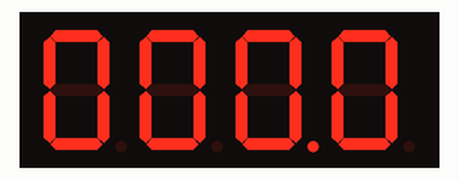
The sketch below on a simulated ESP32. On the bench: 4-digit seven-segment display. WiFi joins after 1.5 s; servers stay silent unless stated; what the sketch prints to the serial monitor is not drawn.

Above: at 2.5 s.

The sketch:

ESP_CLIENT.ino
```cpp
/*
 *
 * Criador: Patrik Luiz Conceição da Silva
 * Nick: zPlcs
 * Instituição: ETEC DOROTI (PIRITUBA)
 * Ano: 2022
 * Curso: Eletrônica
 *
 * TCC - G3
 * Placar Eletrônico
 *
 */

#include <WiFi.h>
#include <HTTPClient.h>
#include "SevSeg.h"

#define botup1 35
#define botdown1 34

SevSeg sevseg;

int contadorTime1 = 0;
int contadorTime2 = 0;

int estadodobotup1;
int estadodobotdown1;

String tim1;
String tim2;

int contadorTimes = tim1.toInt() + tim2.toInt();


void bugloco(){
  estadodobotup1 = digitalRead(botup1);
   estadodobotdown1 = digitalRead(botdown1);
   if (estadodobotup1 != 1)
  {
   timeup1();

  while(digitalRead(botup1) != 1)  {
 delay(50);
  }

    if (contadorTimes == 99) {
      contadorTimes=0000;
    }

    sevseg.setNumber(contadorTimes, 1);
}
sevseg.refreshDisplay();

if (estadodobotdown1 != 1)
{
  timedown1();

    while(digitalRead(botdown1) != 1){
      delay(50);
    }

 if (contadorTimes == -1) {
      contadorTimes=0000;
    }

    sevseg.setNumber(contadorTimes, 1);
}
sevseg.refreshDisplay();
}

void timeup1(){
    contadorTimes++;
    Serial.print("Contador: ");
    Serial.println(contadorTimes);
}

//Função de debug para abaixar o valor do time 1 em 1.
void timedown1(){
    contadorTimes--;
    Serial.print("Contador: ");
    Serial.println(contadorTimes);
}

const char* ssid = "Placar Eletrônico - G3";
const char* password = "plrnlmlp254";

//Your IP address or domain name with URL path
const char* serverNametim1 = "http://192.168.4.1/contadorTime1";
const char* serverNametim2 = "http://192.168.4.1/contadorTime2";


unsigned long previousMillis = 0;
const long interval = 1000;

void setup() {
  Serial.begin(115200);

  WiFi.begin(ssid, password);
  Serial.println("Connecting");
  while(WiFi.status() != WL_CONNECTED) {
    delay(1000);
    Serial.print(".");
  }
  Serial.println("");
  Serial.print("Connected to WiFi network with IP Address: ");
  Serial.println(WiFi.localIP());

byte numDigits = 4;
byte digitPins[] = {27, 14, 12, 13};
byte segmentPins[] = {15, 4, 5, 18, 19, 21, 22, 35};

bool resistorsOnSegments = false; // 'false' means resistors are on digit pins
  byte hardwareConfig = COMMON_ANODE; // See README.md for options
  bool updateWithDelays = false; // Default 'false' is Recommended
  bool leadingZeros = true; // Use 'true' if you'd like to keep the leading zeros
  bool disableDecPoint = true; // Use 'true' if your decimal point doesn't exist or isn't connected

  sevseg.begin(hardwareConfig, numDigits, digitPins, segmentPins, resistorsOnSegments,
  updateWithDelays, leadingZeros, disableDecPoint);
  sevseg.setBrightness(90);

}

void loop() {

  unsigned long currentMillis = millis();

  if(currentMillis - previousMillis >= interval) {
     // Check WiFi connection status
    if(WiFi.status()== WL_CONNECTED ){
      tim1 = httpGETRequest(serverNametim1);
      tim2 = httpGETRequest(serverNametim2);
      Serial.println("tim1: " + tim1 + " tim2: " + tim2);
      Serial.println(tim1 + tim2);
      sevseg.setNumber(tim1.toInt() + tim2.toInt(), 1);
      previousMillis = currentMillis;
    }
    else {
      Serial.println("WiFi Disconnected");
      delay(2500);
    }
  }
  sevseg.refreshDisplay();
}

String httpGETRequest(const char* serverName) {
  WiFiClient client;
  HTTPClient http;

  // Your Domain name with URL path or IP address with path
  http.begin(client, serverName);

  // Send HTTP POST request
  int httpResponseCode = http.GET();

  String payload = "--";

  if (httpResponseCode>0) {
    Serial.print("HTTP Response code: ");
    Serial.println(httpResponseCode);
    payload = http.getString();
  }
  else {
    Serial.print("Error code: ");
    Serial.println(httpResponseCode);
  }
  // Free resources
  http.end();

  return payload;
}

/*
 ___      ___ _______   ___       ___  __    ________  ________
|\  \    /  /|\  ___ \ |\  \     |\  \|\  \ |\   __  \|\_____  \
\ \  \  /  / | \   __/|\ \  \    \ \  \/  /|\ \  \|\  \\|___/  /|
 \ \  \/  / / \ \  \_|/_\ \  \    \ \   ___  \ \  \\\  \   /  / /
  \ \    / /   \ \  \_|\ \ \  \____\ \  \\ \  \ \  \\\  \ /  /_/__
   \ \__/ /     \ \_______\ \_______\ \__\\ \__\ \_______\\________\
    \|__|/       \|_______|\|_______|\|__| \|__|\|_______|\|_______|


MMMMMMMMMMMMMMMMMMMMMMMMMMMMMMMMMMMMMMMMMMMMMMMMMMMMMMMMMMMMMMMMMMMMMMMMMMMMMMMMMMMMMMMMMMMMMMMMMMMM
MMMMMMMMMMMMMMMMMMMMMMMMMMMMMMMMMMMMMMMMMMMMMMMMMMMMMMMMMMMMMMMMMMMMMMMMMMMMMMMMMMMMMMMMMMMMMMMMMMMM
MMMMMMMMMMMMMMMWWMMMMWWWWWWWMMMMMMMMMMMMMMMMMMMMMMMMMMMMMMMMMMMMMMMMMMMMMMMMMMMMMMMMMMMMMMMMMMMMMMMM
MMMMMMMMMMMMMMMMWMWNX0OxdookXWMMMMMMMMMMMMMMMMMMMMMMMMMMMMMMMMMMMMMMMMMMMMMMMMMMMMMMMMMMMMMMMMMMMMMM
MMMMMMMMMMMMMMMWNKkdl:;:ldkKNWWMMMMMMMMMMMMMMMMMMMMMMMMMMMMMMMMMMMMMMMMMMMMMMMMMMMMMMMMMMMMMMMMMMMMM
MMMMMMMMMMMMMMN0dlc:;:d0NWWMMWMMMMMMMMMMMMMMMMMMMMMMMMMMMMMMMMMMMMMMMMMMMMMMMMMMMMMMMMMMMMMMMMMMMMMM
MMMMMMMMMMMWWKdcll;;o0WWMMMMMMMMMMMMMMMMMMMMMMMMMMMMMMMMMMMMMMMMMMMMMMMMMMMMMMMMMMMMMMMMMMMMMMMMMMMM
MMMMMMMMMMWXxcllc;;xXWWWMMMMMMMMMMMMMMMMMMMMMMMMMMMMMMMMMMMMMMMMMMMMMMMMMMMMMMMMMMMMMMMMMMMMMMMMMMMM
MMMMMMMMMWXd:coc;;xNWMMMMMMMMMMMMMMMMMMMMMMWWWWWWWWWWWWWWWWWWWWWMMMMMMMMMMMMMMMMMMMMMMMMMMMMMMMMMMMM
MMMMMMMMWXd;cl:;;xNWWMMMMMMMMMMMMMWWWWWWWWWWWWWWWWWWWWWWWWWWWWWWWMMMMMMMMMMMMMMMMMMMMMMMMMMMMMMMMMMM
MMMMMMMMNk;:lc;,cKWWMMMMMMMMMMMMMWWWWWWWWWWNWWNNNNNNNNNWWWWWWWWWWWWWMMMMMMMMMMMMMMMMMMMMMMMMMMMMMMMM
MMMMMMMMKc,cc:;,dNWMMWMMMMMMMMMMWWWWWWWNNWWNNNX0OOOO0KKXXNNWWWWWWWWWWWMMMMMMMMMMMMMMMMMMMMMMMMMMMMMM
MMMMMMMWx,,:;,,,xWWMMMMMMMMMWWWWWWWWWWWNNNK0kxxxddkxodxxxkO0KNNNWWWWWWWWMMMMMMMMMMMMMMMMMMMMMMMMMMMM
MMMMMMMWo.,,,'''dNMMMMWMMMWWWWWWWNNWNXXXKOkdclcdkddkolkkddollokXWNNWWWWWWMMMMMMMMMMMMMMMMMMMMMMMMMMM
MMMMMMMNl.','''.cXWWWWWWWWWWWWWNNX0kkO0koxk:,;;cdxkkdoxkkkxdllodkOXWWNWWWWWWMMMMMMMMMMWWMMMMMMMMMMMM
MMMMMMMNl..''...,kWWWWWWWWWWWWWWKdllldkooKO,.,cdO00kolld000Kkxdodox0NNNNWWWWMMMMWNK0KXWWWMMMMMMMMMMM
MMMMMMMWx...'....cXWWWWWWWWWWWWXd:::;:lcxX0xk00Oxl:;,;;oOOKK0Okdoc:o0NNWWWWWWWWKo:,,;oKWWMMMMMMMMMMM
MMMMMMMM0;........oNWNNWWNNNNNNOlcc;.':lkOk00xool;';cccoddolcc;;;;coOXWWWWWWWWNo''';kXWWMMMMMMMMMMMM
MMMMMMMMNl.........o0O0NWNNNWNKkc,,,''':coxo:,;lc;;;,'......,;;:cldolxKNWWWWWWNd''.;0WWWMMMMMMMMMMMM
MMMMMMMWW0;........'odxKWNNK0Odl;.......,::,'.''..........;dOO000KK0kdokNWWWWWWKl...cKWWWMMMMMMMMMMM
MMMMMMMMWWk'.......;dddkOkOkoc,'....',;c:;cllllcc,'........;dO000KXXX0ocxXWWWWWWKc...;OWWMMMMMMMMMMM
MMMMMMMMWWNd.......:oddodOxc'..'..',;:lcclccddddocc:'....'..,o000KXKXXkccdKNNNNWW0,...'dNMMMMMMMMMMM
MMMMMMMMWWWXo......:lllxKx;..''..';;:c:cooocldooollc;......',cO00KXXNKdclc:d0XNWNk,.....oNMMMMMMMMMM
MMMMMMMMWWWWNx'....;ccd0Oc'''....';;:lll::lllllccccc;....,;:ld00KXNKOdccc,...,:c:'....'.'kWMMMMMMMMM
MMMMMMMMMWWWWNO;..':;ck0x;.''''..';;;c::::cllcccc:c:;..',;;cx0KKX0xl:,... ........''',...oWMMMMMMMMM
MMMMMMMMMWWWWWWKl';:;cO0Odc,......',',cc;::c:::::::;..',,:oO0Okdc:;::;,,,;,.  ..........'kWMMMMMMMMM
MMMMMMMMMMMWWWWWKo;;;,ldoool,......':xkc;;;;;;;;;;;;;:ldxxlc:,',cdkOOkkxc;;;;;;,........oNWMWMMMMMMM
MMMMMMMMMMMWWWWWWXkc,',;::cc;.....,okkc',,,,,:dxxkkkkxxoc;'..':dO0KKOdollxkko:,...  ..;kNWWWMMMMMMMM
MMMMMMMMMMMMWWWWWWNKkl,';:cc,....,ldxd;..'.';lxkxolc;,'.....,:odkkkdolx0Oxolc:ccc;,,;oXWWWWWMMMMMMMM
MMMMMMMMMMMMMWWWWWNWWX0dc;;:,....,lodd:....;odoc;,'..''..'.,:lool:;lxkxdoodO0Okdlc:;cONWWWWWMMMMMMMM
MMMMMMMMMMMMMMWWWWWWWWWWKl,;,....':cclc;,.'ldc;''',,''..,,',:clc;;ldl::lddol:,.... ;0WWWWWWWMMMMMMMM
MMMMMMMMMMMMMMMWWWWWWNNWNKl;,.,:'.',;;;:;';oc,,',,;:coddl:;,,;:;';lc:cl:'...........oXWWWWWMMMMMMMMM
MMMMMMMMMMMMMMMMWWWWWWNNNWXd;'c0x'.',,,,''::,,;cdO0XNNNXKkdoocccc:,',:'..............xWWWWMMMMMMMMMM
MMMMMMMMMMMMMMMMMMMWWWWWWWWNk:lKNk:,,,;l:,,,,cxXNXK0xdol::;;;,,,,'...................xWWMMMMMMMMMMMM
MMMMMMMMMMMMMMMMMMMMWWWWWWNWNK0NWNX0O0KN0:',c0XOdlc:;::;;;;,,,,,'''''.....'..''.....:KWWMMMMMMMMMMMM
MMMMMMMMMMMMMMMMMMMMMMWWWWWWWWWWNWWNNWNWNd,;O0o:;:::cllllc:;,'''',,,,,,,,,,''''...'oKWWWMMMMMMMMMMMM
MMMMMMMMMMMMMMMMMMMMMMMMWWWWWWWWWWWWWWNNWXooXkldkOO0XXNNNXK0Okdol:;,'''''.....';cxKNMMMMMMMMMMMMMMMM
MMMMMMMMMMMMMMMMMMMMMMMMMWWMWWWWWWWWWWWWWWNXNNNWWWWWWWWWMMMWMMMMWNXK0OkkxxxxkOKNWWWMMMMMMMMMMMMMMMMM
MMMMMMMMMMMMMMMMMMMMMMMMMMMMMMMMMWWWWWWWWWWWWWWWWMMMMMMMMMMMMMMMMMMMMMMMMMMMMMMMMMMMMMMMMMMMMMMMMMMM


*/
```
